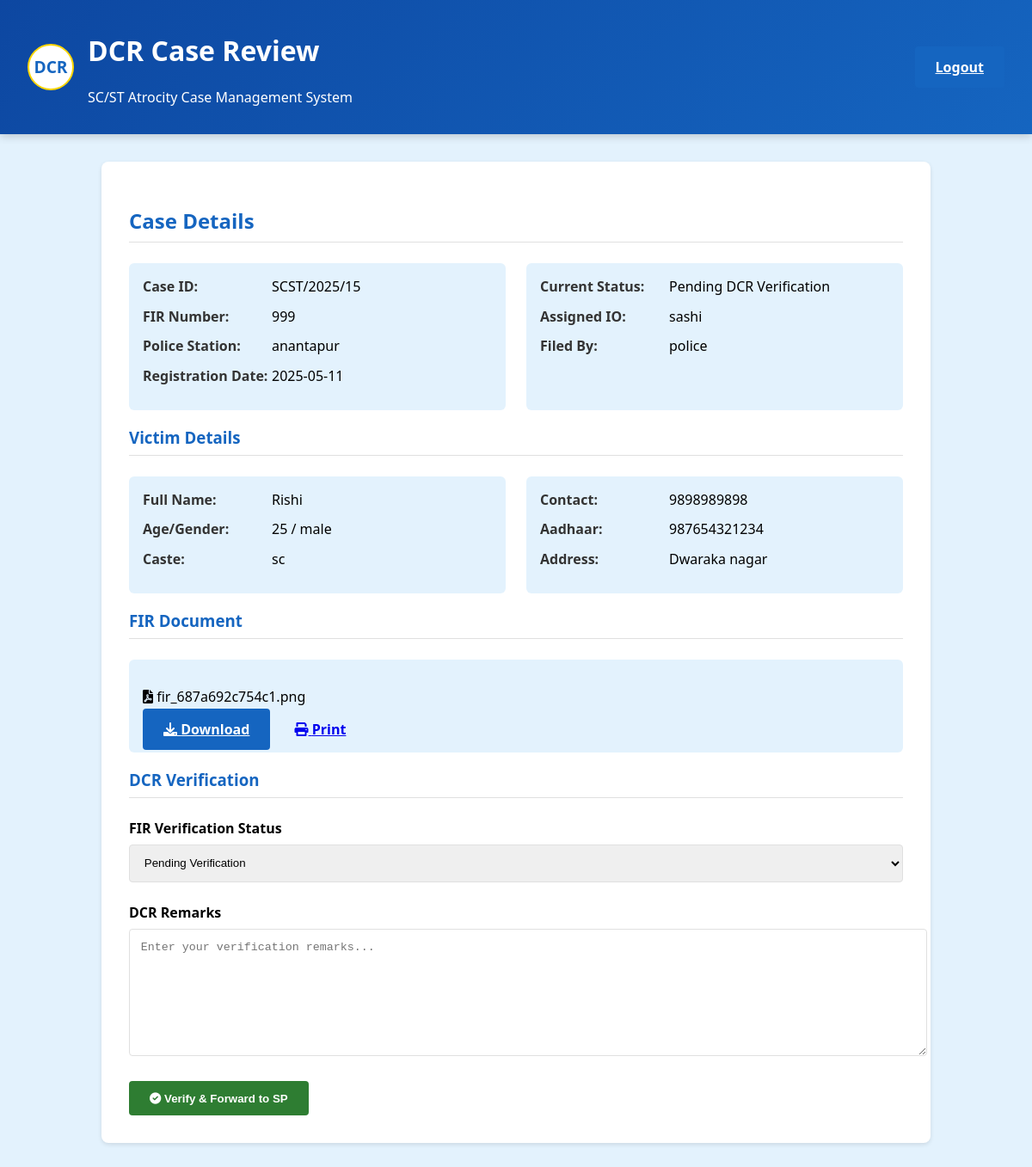
The page /review_dcr_case.php?case_id=15 (signed in) on the database its author committed.
### tables this page shows
CREATE TABLE `cases` (
  `case_id` int(11) NOT NULL,
  `victim_name` varchar(100) NOT NULL,
  `victim_address` text NOT NULL,
  `incident_date` date NOT NULL,
  `incident_description` text NOT NULL,
  `case_type` enum('SC','ST') NOT NULL,
  `status` varchar(32) DEFAULT NULL,
  `filed_by` int(11) DEFAULT NULL,
  `created_at` timestamp NOT NULL DEFAULT current_timestamp(),
  `victim_age` int(11) DEFAULT NULL,
  `victim_gender` varchar(20) DEFAULT NULL,
  `victim_caste` varchar(20) DEFAULT NULL,
  `victim_contact` varchar(20) DEFAULT NULL,
  `victim_aadhaar` varchar(20) DEFAULT NULL,
  `fir_number` varchar(50) DEFAULT NULL,
  `fir_date` date DEFAULT NULL,
  `police_station` varchar(100) DEFAULT NULL,
  `victim_statement` text DEFAULT NULL,
  `medical_report` text DEFAULT NULL,
  `case_sections` text DEFAULT NULL,
  `investigating_officer` varchar(100) DEFAULT NULL,
  `forward_to_sp` tinyint(1) DEFAULT 1,
  `priority` enum('low','medium','high') NOT NULL DEFAULT 'medium',
  `assigned_officer` varchar(100) DEFAULT NULL,
  `io_username` varchar(50) DEFAULT NULL,
  `io_report` text DEFAULT NULL,
  `io_witness_statements` text DEFAULT NULL,
  `io_recommendations` text DEFAULT NULL,
  `updated_at` timestamp NULL DEFAULT current_timestamp() ON UPDATE current_timestamp()
);

CREATE TABLE `users` (
  `id` int(11) NOT NULL,
  `username` varchar(50) NOT NULL,
  `password` varchar(255) NOT NULL,
  `role` enum('police','rdo','c_section','collector','social_welfare','dcr','io') NOT NULL,
  `created_at` timestamp NOT NULL DEFAULT current_timestamp()
);

CREATE TABLE `case_documents` (
  `document_id` int(11) NOT NULL,
  `case_id` int(11) NOT NULL,
  `document_type` varchar(50) NOT NULL,
  `file_path` varchar(255) NOT NULL,
  `uploaded_by` int(11) DEFAULT NULL,
  `created_at` timestamp NOT NULL DEFAULT current_timestamp()
);

### review_dcr_case.php (the view, shortened to what this page needs)
<?php
require_once 'includes/db.php';
$case_id = $_GET['case_id'];
try {
    $stmt = $pdo->prepare("
        SELECT c.*, u.username as filed_by_name
        FROM cases c
        JOIN users u ON c.filed_by = u.id
        WHERE c.case_id = ?
    ");
    $stmt->execute([$case_id]);
    $case = $stmt->fetch(PDO::FETCH_ASSOC);
    $stmt = $pdo->prepare("SELECT * FROM case_documents WHERE case_id = ? ORDER BY created_at DESC");
    $stmt->execute([$case_id]);
    $documents = $stmt->fetchAll(PDO::FETCH_ASSOC);
} catch (Exception $e) {
    header('Location: dcr_dashboard.php?error=' . urlencode($e->getMessage()));
    exit();
}
?>
<!DOCTYPE html>
<html lang="en">
<head>
</head>
<body>
    <div class="header">
        <div class="header-title">
            <div class="badge">DCR</div>
            <div>
                <h1>DCR Case Review</h1>
                <p>SC/ST Atrocity Case Management System</p>
            </div>
        </div>
        <div class="header-actions">
            <a href="logout.php" class="btn btn-primary">Logout</a>
        </div>
    </div>
    <div class="main-content">
        <h2 class="section-title">Case Details</h2>
        <div class="detail-grid">
            <div class="detail-card">
                <div class="detail-row"><div class="detail-label">Case ID:</div><div class="detail-value">SCST/<?php echo date('Y', strtotime($case['created_at'])); ?>/<?php echo $case['case_id']; ?></div></div>
                <div class="detail-row"><div class="detail-label">FIR Number:</div><div class="detail-value"><?php echo htmlspecialchars($case['fir_number']); ?></div></div>
                <div class="detail-row"><div class="detail-label">Police Station:</div><div class="detail-value"><?php echo htmlspecialchars($case['police_station']); ?></div></div>
                <div class="detail-row"><div class="detail-label">Registration Date:</div><div class="detail-value"><?php echo htmlspecialchars($case['fir_date']); ?></div></div>
            </div>
            <div class="detail-card">
                <div class="detail-row"><div class="detail-label">Current Status:</div><div class="detail-value"><span class="status-badge status-pending">Pending DCR Verification</span></div></div>
                <div class="detail-row"><div class="detail-label">Assigned IO:</div><div class="detail-value"><?php echo htmlspecialchars($case['investigating_officer']); ?></div></div>
                <div class="detail-row"><div class="detail-label">Filed By:</div><div class="detail-value"><?php echo htmlspecialchars($case['filed_by_name']); ?></div></div>
            </div>
        </div>
        <h3 class="section-title">Victim Details</h3>
        <div class="detail-grid">
            <div class="detail-card">
                <div class="detail-row"><div class="detail-label">Full Name:</div><div class="detail-value"><?php echo htmlspecialchars($case['victim_name']); ?></div></div>
                <div class="detail-row"><div class="detail-label">Age/Gender:</div><div class="detail-value"><?php echo htmlspecialchars($case['victim_age']) . ' / ' . htmlspecialchars($case['victim_gender']); ?></div></div>
                <div class="detail-row"><div class="detail-label">Caste:</div><div class="detail-value"><?php echo htmlspecialchars($case['victim_caste']); ?></div></div>
            </div>
            <div class="detail-card">
                <div class="detail-row"><div class="detail-label">Contact:</div><div class="detail-value"><?php echo htmlspecialchars($case['victim_contact']); ?></div></div>
                <div class="detail-row"><div class="detail-label">Aadhaar:</div><div class="detail-value"><?php echo htmlspecialchars($case['victim_aadhaar']); ?></div></div>
                <div class="detail-row"><div class="detail-label">Address:</div><div class="detail-value"><?php echo htmlspecialchars($case['victim_address']); ?></div></div>
            </div>
        </div>
        <h3 class="section-title">FIR Document</h3>
        <div class="detail-card">
            <?php if (!empty($documents)): ?>
                <?php foreach ($documents as $doc): if ($doc['document_type'] === 'fir'): ?>
                    <div class="fir-viewer">
                        <p><i class="fas fa-file-pdf"></i> <?php echo htmlspecialchars($doc['file_path']); ?></p>
                        <div class="fir-actions">
                            <a class="btn btn-primary" href="uploads/<?php echo htmlspecialchars($doc['file_path']); ?>" download><i class="fas fa-download"></i> Download</a>
                            <a class="btn" href="uploads/<?php echo htmlspecialchars($doc['file_path']); ?>" target="_blank"><i class="fas fa-print"></i> Print</a>
                        </div>
                    </div>
                <?php endif; endforeach; ?>
            <?php else: ?>
                <p>No FIR document uploaded.</p>
            <?php endif; ?>
        </div>
        <h3 class="section-title">DCR Verification</h3>
        <form method="POST" action="handlers/process_dcr_case.php">
            <div class="form-group">
                <label for="verification_status">FIR Verification Status</label>
                <select id="verification_status" name="verification_status" required>
                    <option value="pending" selected>Pending Verification</option>
                </select>
            </div>
            <div class="form-group">
                <label for="dcr_remarks">DCR Remarks</label>
                <textarea id="dcr_remarks" name="dcr_remarks" placeholder="Enter your verification remarks..." required></textarea>
            </div>
            <div class="action-buttons">
                <button type="submit" class="btn btn-success"><i class="fas fa-check-circle"></i> Verify & Forward to SP</button>
            </div>
        </form>
    </div>
    <link rel="stylesheet" href="https://cdnjs.cloudflare.com/ajax/libs/font-awesome/6.0.0/css/all.min.css">
</body>
</html>

### review_dcr_case.php (style rules this page uses)
:root { --dcr-blue: #1565c0; --dcr-light: #e3f2fd; --dcr-dark-blue: #0d47a1; --dcr-white: #ffffff; --dcr-dark: #333333; --dcr-gray: #e0e0e0; --collector-green: #2e7d32; }
body { background-color: var(--dcr-light); margin: 0; font-family: 'Segoe UI', Tahoma, Geneva, Verdana, sans-serif; }
.header { background: linear-gradient(135deg, var(--dcr-dark-blue), var(--dcr-blue)); color: white; padding: 1rem 2rem; display: flex; justify-content: space-between; align-items: center; box-shadow: 0 2px 10px rgba(0,0,0,0.2); }
.header-title { display: flex; align-items: center; gap: 1rem; }
.badge { width: 50px; height: 50px; background-color: white; border-radius: 50%; display: flex; align-items: center; justify-content: center; color: var(--dcr-blue); font-weight: bold; font-size: 1.2rem; border: 2px solid gold; }
.main-content { max-width: 900px; margin: 2rem auto; background: white; border-radius: 8px; box-shadow: 0 2px 5px rgba(0,0,0,0.1); padding: 2rem; }
.section-title { color: var(--dcr-blue); margin-bottom: 1.5rem; padding-bottom: 0.5rem; border-bottom: 1px solid var(--dcr-gray); }
.detail-grid { display: grid; grid-template-columns: repeat(auto-fill, minmax(300px, 1fr)); gap: 1.5rem; }
.detail-card { background-color: var(--dcr-light); padding: 1rem; border-radius: 6px; }
.detail-row { display: flex; margin-bottom: 0.8rem; }
.detail-label { font-weight: 600; width: 150px; color: var(--dcr-dark); }
.detail-value { flex: 1; }
.form-group { margin-bottom: 1.5rem; }
.form-group label { display: block; margin-bottom: 0.5rem; font-weight: 600; }
.form-group select, .form-group textarea { width: 100%; padding: 0.8rem; border: 1px solid var(--dcr-gray); border-radius: 4px; }
.form-group textarea { min-height: 120px; resize: vertical; }
.action-buttons { display: flex; gap: 1rem; margin-top: 1.5rem; }
.btn { padding: 0.8rem 1.5rem; border: none; border-radius: 4px; font-weight: 600; cursor: pointer; transition: all 0.3s; }
.btn-primary { background-color: var(--dcr-blue); color: white; }
.btn-success { background-color: var(--collector-green); color: white; }

### rows shown on the page
cases: created_at "2025", case_id "15", fir_number "999", police_station "anantapur", fir_date "2025-05-11", investigating_officer "sashi", filed_by.username "police", victim_name "Rishi", victim_age "25", victim_gender "male", victim_caste "sc", victim_contact "9898989898", victim_aadhaar "987654321234", victim_address "Dwaraka nagar"
case_documents: file_path "fir_687a692c754c1.png"
